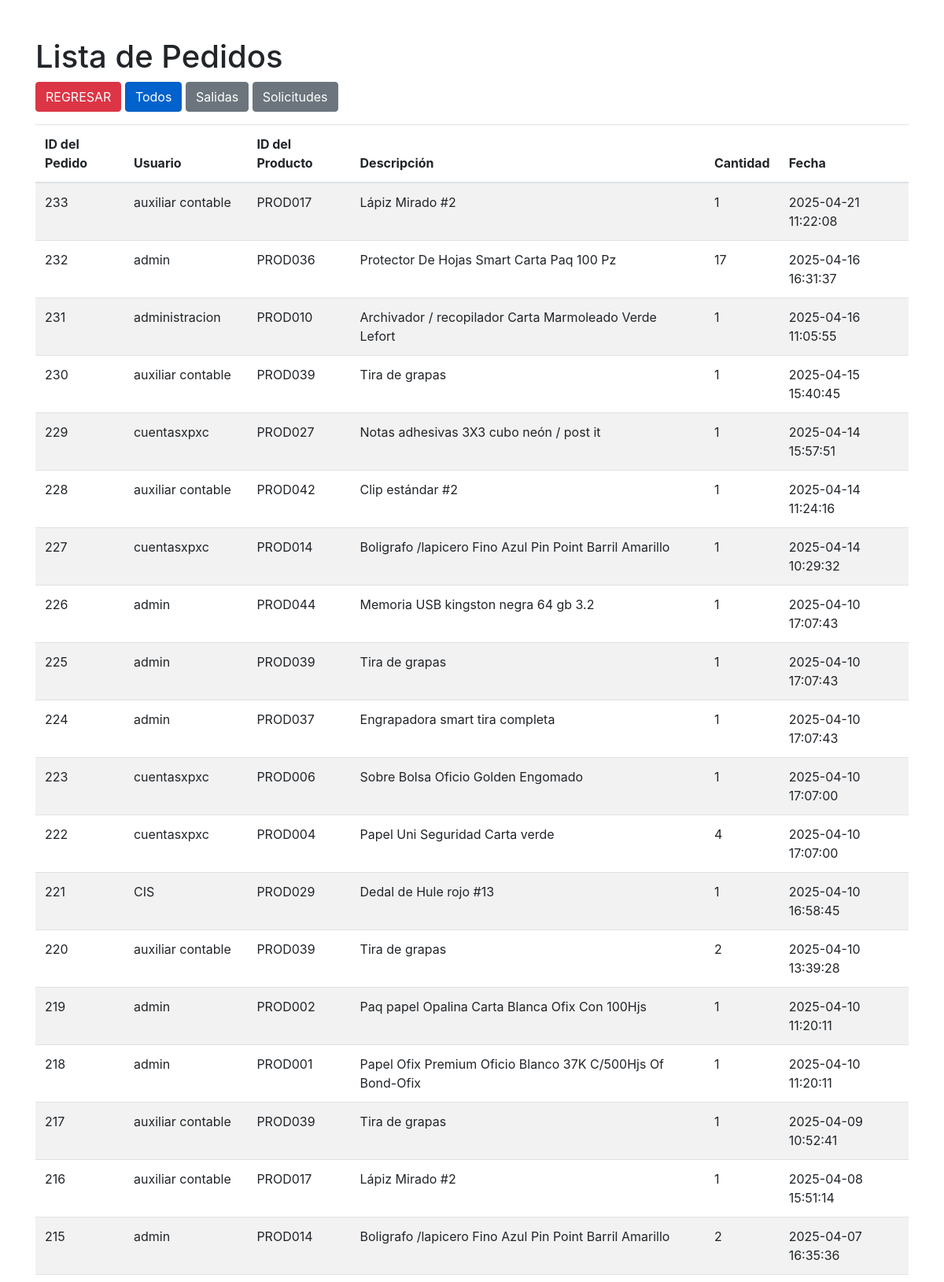
Page /PAPELERIA/pedidos.php (signed in, upper part) on the committed database.
### tables this page shows
CREATE TABLE `pedidos` (
  `id` int(11) NOT NULL,
  `usuario_id` int(11) DEFAULT NULL,
  `producto_id` varchar(10) DEFAULT NULL,
  `cantidad` int(11) DEFAULT NULL,
  `fecha` datetime DEFAULT current_timestamp(),
  `tipo` varchar(20) NOT NULL,
  `justificacion` text DEFAULT NULL
);

CREATE TABLE `users` (
  `id` int(11) NOT NULL,
  `username` varchar(50) NOT NULL,
  `password` varchar(90) NOT NULL,
  `role` varchar(50) DEFAULT NULL,
  `nombre` varchar(50) NOT NULL,
  `apellido` varchar(80) NOT NULL
);

CREATE TABLE `productos` (
  `id` varchar(10) NOT NULL,
  `imagen` varchar(255) NOT NULL,
  `descripcion` text NOT NULL,
  `activo` tinyint(1) NOT NULL DEFAULT 1,
  `stock` int(11) NOT NULL DEFAULT 10,
  `presentacion` varchar(80) DEFAULT NULL,
  `created_at` timestamp NOT NULL DEFAULT current_timestamp()
);

### role.php (called while the page is built, shortened)
<?php
if (isset($_SESSION['username'])) {
    $username = $_SESSION['username'];
    $query = $conn->prepare("SELECT role, nombre, apellido FROM users WHERE username = ?");
    $query->bind_param("s", $username);
    $query->execute();
    $result = $query->get_result();
    $user = $result->fetch_assoc();
    if ($user) {
        $role = $user['role'];
    } else {
        echo "Usuario no encontrado.";
    }
} else {
    echo "No has iniciado sesión.";
}
?>

### PAPELERIA/pedidos.php (the view, shortened to what this page needs)
<?php
require 'C:\xampp\htdocs\db_connect.php';
require 'C:\xampp\htdocs\role.php';
$filtro_tipo = isset($_GET['tipo']) ? $_GET['tipo'] : 'todos';
$query = "SELECT
            p.id AS pedido_id,
            u.username,
            pr.id AS producto_id,
            pr.descripcion,
            p.cantidad,
            p.fecha
          FROM pedidos p
          JOIN users u ON p.usuario_id = u.id
          JOIN productos pr ON p.producto_id = pr.id";
$query .= " ORDER BY p.fecha DESC";
$result = $conn->query($query);
?>
<!DOCTYPE html>
<html lang="es">
<head>
    <link href="https://stackpath.bootstrapcdn.com/bootstrap/4.5.2/css/bootstrap.min.css" rel="stylesheet">
</head>
<body>
    <?php if ($role === 'admin'): ?>
    <div class="container mt-5">
        <h1>Lista de Pedidos</h1>
        <div class="mb-3">
            <a href="papeleria.php" class="btn btn-danger" id="">REGRESAR</a>
            <a href="?tipo=todos" class="btn btn-primary <?php echo $filtro_tipo === 'todos' ? 'active' : ''; ?>">Todos</a>
            <a href="?tipo=salidas" class="btn btn-secondary <?php echo $filtro_tipo === 'salidas' ? 'active' : ''; ?>">Salidas</a>
            <a href="?tipo=solicitudes" class="btn btn-secondary <?php echo $filtro_tipo === 'solicitudes' ? 'active' : ''; ?>">Solicitudes</a>
        </div>
        <?php if ($result->num_rows > 0): ?>
            <table class="table table-striped">
                <thead>
                    <tr>
                        <th>ID del Pedido</th>
                        <th>Usuario</th>
                        <th>ID del Producto</th>
                        <th>Descripción</th>
                        <th>Cantidad</th>
                        <th>Fecha</th>
                    </tr>
                </thead>
                <tbody>
                    <?php while ($row = $result->fetch_assoc()): ?>
                        <tr>
                            <td><?php echo htmlspecialchars($row['pedido_id']); ?></td>
                            <td><?php echo htmlspecialchars($row['username']); ?></td>
                            <td><?php echo htmlspecialchars($row['producto_id']); ?></td>
                            <td><?php echo htmlspecialchars($row['descripcion']); ?></td>
                            <td><?php echo htmlspecialchars($row['cantidad']); ?></td>
                            <td><?php echo htmlspecialchars($row['fecha']); ?></td>
                        </tr>
                    <?php endwhile; ?>
                </tbody>
            </table>
        <?php else: ?>
            <div class="alert alert-warning" role="alert">
                No hay pedidos registrados.
            </div>
        <?php endif; ?>
    </div>
    <?php
    else:
        echo "NO TIENE PERMISOS PARA VER ESTA PÁGINA";
        echo '<br><a href= papeleria.php>regresar</a>';
    endif;
    ?>
</body>
</html>

### rows in the picture
pedidos: id "233", usuario.username "auxiliar contable", producto "PROD017", producto.descripcion "Lápiz Mirado #2", cantidad "1", fecha "2025-04-21 11:22:08"
pedidos: id "232", usuario.username "admin", producto "PROD036", producto.descripcion "Protector De Hojas Smart Carta Paq 100 Pz", cantidad "17", fecha "2025-04-16 16:31:37"
pedidos: id "231", usuario.username "administracion", producto "PROD010", producto.descripcion "Archivador / recopilador Carta Marmoleado Verde Lefort", cantidad "1", fecha "2025-04-16 11:05:55"
pedidos: id "230", usuario.username "auxiliar contable", producto "PROD039", producto.descripcion "Tira de grapas", cantidad "1", fecha "2025-04-15 15:40:45"
pedidos: id "229", usuario.username "cuentasxpxc", producto "PROD027", producto.descripcion "Notas adhesivas 3X3 cubo neón / post it", cantidad "1", fecha "2025-04-14 15:57:51"
pedidos: id "228", usuario.username "auxiliar contable", producto "PROD042", producto.descripcion "Clip estándar #2", cantidad "1", fecha "2025-04-14 11:24:16"
pedidos: id "227", usuario.username "cuentasxpxc", producto "PROD014", producto.descripcion "Boligrafo /lapicero Fino Azul Pin Point Barril Amarillo", cantidad "1", fecha "2025-04-14 10:29:32"
pedidos: id "226", usuario.username "admin", producto "PROD044", producto.descripcion "Memoria USB kingston negra 64 gb 3.2", cantidad "1", fecha "2025-04-10 17:07:43"
pedidos: id "225", usuario.username "admin", producto "PROD039", producto.descripcion "Tira de grapas", cantidad "1", fecha "2025-04-10 17:07:43"
pedidos: id "224", usuario.username "admin", producto "PROD037", producto.descripcion "Engrapadora smart tira completa", cantidad "1", fecha "2025-04-10 17:07:43"
pedidos: id "223", usuario.username "cuentasxpxc", producto "PROD006", producto.descripcion "Sobre Bolsa Oficio Golden Engomado", cantidad "1", fecha "2025-04-10 17:07:00"
pedidos: id "222", usuario.username "cuentasxpxc", producto "PROD004", producto.descripcion "Papel Uni Seguridad Carta verde", cantidad "4", fecha "2025-04-10 17:07:00"
pedidos: id "221", usuario.username "CIS", producto "PROD029", producto.descripcion "Dedal de Hule rojo #13", cantidad "1", fecha "2025-04-10 16:58:45"
pedidos: id "220", usuario.username "auxiliar contable", producto "PROD039", producto.descripcion "Tira de grapas", cantidad "2", fecha "2025-04-10 13:39:28"
pedidos: id "219", usuario.username "admin", producto "PROD002", producto.descripcion "Paq papel Opalina Carta Blanca Ofix Con 100Hjs", cantidad "1", fecha "2025-04-10 11:20:11"
pedidos: id "218", usuario.username "admin", producto "PROD001", producto.descripcion "Papel Ofix Premium Oficio Blanco 37K C/500Hjs Of Bond-Ofix", cantidad "1", fecha "2025-04-10 11:20:11"
pedidos: id "217", usuario.username "auxiliar contable", producto "PROD039", producto.descripcion "Tira de grapas", cantidad "1", fecha "2025-04-09 10:52:41"
pedidos: id "216", usuario.username "auxiliar contable", producto "PROD017", producto.descripcion "Lápiz Mirado #2", cantidad "1", fecha "2025-04-08 15:51:14"
pedidos: id "215", usuario.username "admin", producto "PROD014", producto.descripcion "Boligrafo /lapicero Fino Azul Pin Point Barril Amarillo", cantidad "2", fecha "2025-04-07 16:35:36"
